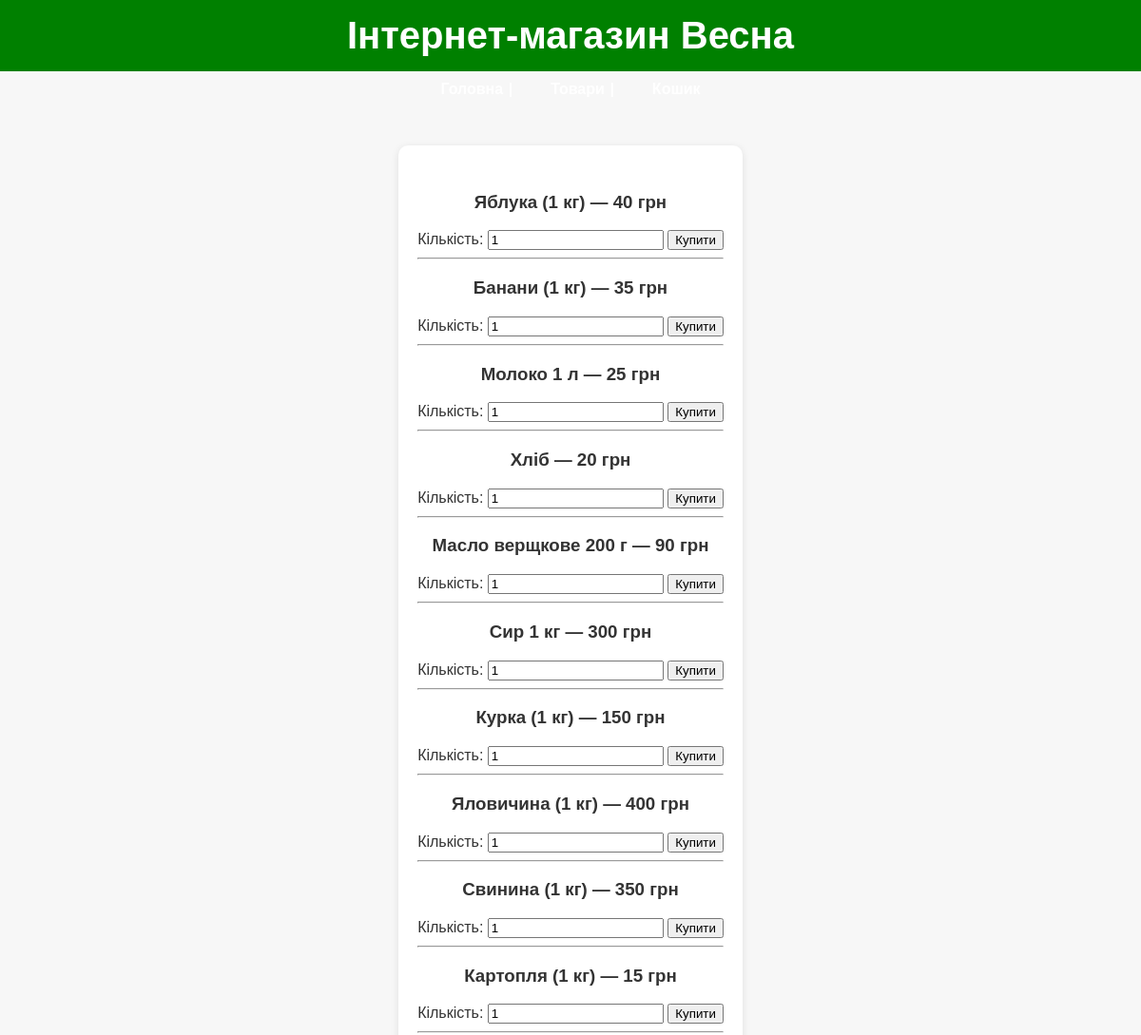
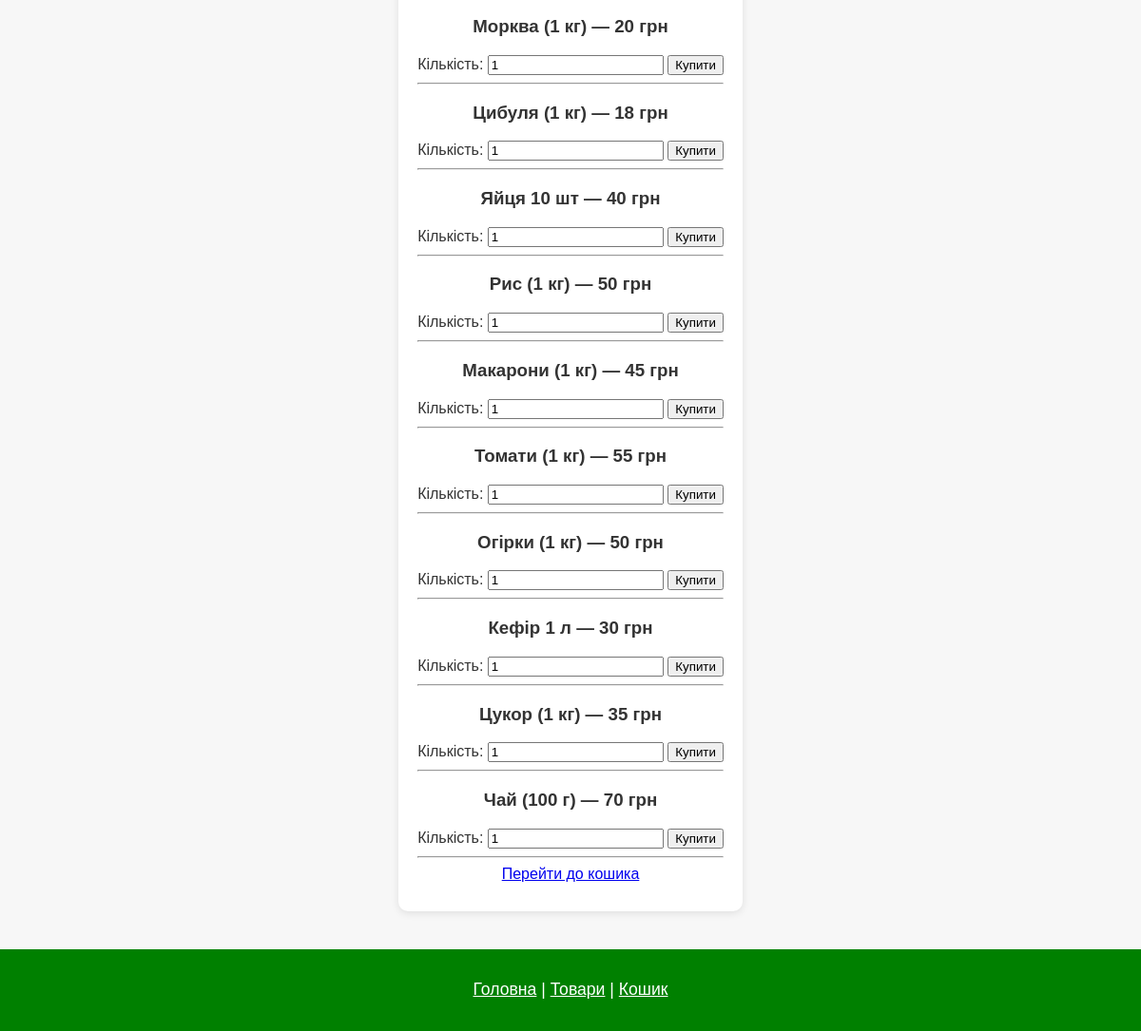
The page / on the database its author committed (2 pictures, top to bottom).
### tables this page shows
CREATE TABLE products (
    id INTEGER PRIMARY KEY AUTOINCREMENT,
    name TEXT NOT NULL,
    price INTEGER NOT NULL
);

### index.php (the view, shortened to what this page needs)
<?php
require 'db.php';
$products = $db->query("SELECT * FROM products")->fetchAll(PDO::FETCH_ASSOC);
?>
<!DOCTYPE html>
<html>
<head>
    <link rel="stylesheet" href="styles.css">
</head>
<body>
<header><h1>Інтернет-магазин Весна</h1></header>
<nav class="menu">
    <a href="home.php">Головна</a>
    <a href="index.php">Товари</a>
    <a href="cart.php">Кошик</a>
</nav>
<main>
<?php foreach ($products as $product): ?>
    <form method="POST">
        <h3><?= htmlspecialchars($product['name']) ?> — <?= $product['price'] ?> грн</h3>
        Кількість: <input type="number" name="quantity" value="1" min="1">
        <button type="submit">Купити</button>
    </form>
    <hr>
<?php endforeach; ?>
<a href="cart.php">Перейти до кошика</a>
</main>
<footer style="color:white;"><p><a href="home.php" style="color:white;">Головна</a> | <a href="index.php" style="color:white;">Товари</a> | <a href="cart.php" style="color:white;">Кошик</a></p></footer>
</body>
</html>

### styles.css (style rules this page uses)
html, body { margin: 0; padding: 0; height: 100%; width: 100%; font-family: Arial, sans-serif; background-color: #f7f7f7; color: #333; display: flex; flex-direction: column; }
header, footer { background-color: #008000; color: white; width: 100%; text-align: center; padding: 15px 0; }
.menu { display: flex; justify-content: center; gap: 30px; padding: 10px 0; width: 100%; box-sizing: border-box; }
.menu a { color: white; font-weight: bold; text-decoration: none; position: relative; padding: 0 10px; }
.menu a:not(:last-child)::after { content: "|"; color: white; position: absolute; right: 0; top: 50%; transform: translateY(-50%); }
main { flex-grow: 1; max-width: 800px; margin: 40px auto; padding: 30px 20px; background-color: white; border-radius: 10px; box-shadow: 0 2px 8px rgba(0,0,0,0.1); box-sizing: border-box; text-align: center; }
h1 { margin: 0; padding: 0; font-size: 2.5rem; }
p { font-size: 1.1rem; }

### rows shown on the page
products: name "Яблука (1 кг)", price "40"
products: name "Банани (1 кг)", price "35"
products: name "Молоко 1 л", price "25"
products: name "Хліб", price "20"
products: name "Масло верщкове 200 г", price "90"
products: name "Сир 1 кг", price "300"
products: name "Курка (1 кг)", price "150"
products: name "Яловичина (1 кг)", price "400"
products: name "Свинина (1 кг)", price "350"
products: name "Картопля (1 кг)", price "15"
products: name "Морква (1 кг)", price "20"
products: name "Цибуля (1 кг)", price "18"
products: name "Яйця 10 шт", price "40"
products: name "Рис (1 кг)", price "50"
products: name "Макарони (1 кг)", price "45"
products: name "Томати (1 кг)", price "55"
products: name "Огірки (1 кг)", price "50"
products: name "Кефір 1 л", price "30"
products: name "Цукор (1 кг)", price "35"
products: name "Чай (100 г)", price "70"
